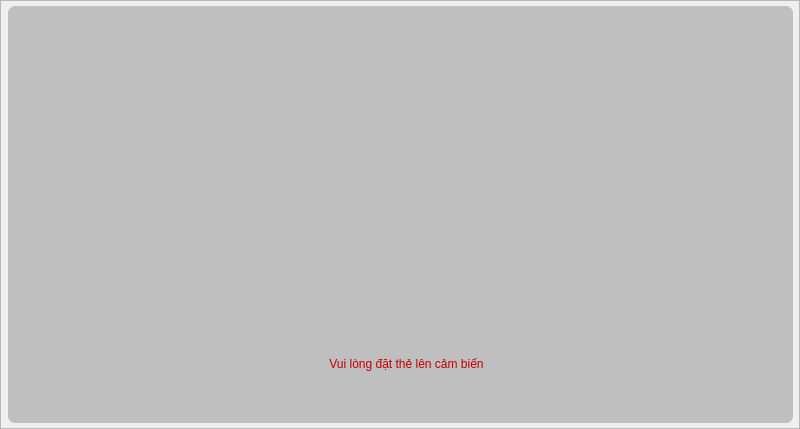
<?xml version="1.0" encoding="UTF-8"?>
<ui version="4.0">
 <class>Frame_containWriteIDcardScreen</class>
 <widget class="QFrame" name="Frame_containWriteIDcardScreen">
  <property name="geometry">
   <rect>
    <x>0</x>
    <y>0</y>
    <width>800</width>
    <height>429</height>
   </rect>
  </property>
  <property name="windowTitle">
   <string>Frame</string>
  </property>
  <property name="frameShape">
   <enum>QFrame::StyledPanel</enum>
  </property>
  <property name="frameShadow">
   <enum>QFrame::Raised</enum>
  </property>
  <widget class="QFrame" name="frame">
   <property name="geometry">
    <rect>
     <x>8</x>
     <y>6</y>
     <width>785</width>
     <height>417</height>
    </rect>
   </property>
   <property name="styleSheet">
    <string notr="true">background-color: rgb(191, 191, 191);
border-radius:7px</string>
   </property>
   <property name="frameShape">
    <enum>QFrame::StyledPanel</enum>
   </property>
   <property name="frameShadow">
    <enum>QFrame::Raised</enum>
   </property>
   <widget class="QLabel" name="label">
    <property name="geometry">
     <rect>
      <x>164</x>
      <y>8</y>
      <width>455</width>
      <height>291</height>
     </rect>
    </property>
    <property name="text">
     <string/>
    </property>
    <property name="pixmap">
     <pixmap>../icon/putRFcardIcon400.png</pixmap>
    </property>
   </widget>
   <widget class="QLabel" name="label_showNotify">
    <property name="geometry">
     <rect>
      <x>22</x>
      <y>328</y>
      <width>753</width>
      <height>59</height>
     </rect>
    </property>
    <property name="styleSheet">
     <string notr="true">font: 57 bold 28pt &quot;Ubuntu&quot;;
color: rgb(193, 0, 0);</string>
    </property>
    <property name="text">
     <string>Vui lòng đặt thẻ lên cảm biến</string>
    </property>
    <property name="alignment">
     <set>Qt::AlignCenter</set>
    </property>
   </widget>
  </widget>
 </widget>
 <resources/>
 <connections/>
</ui>
